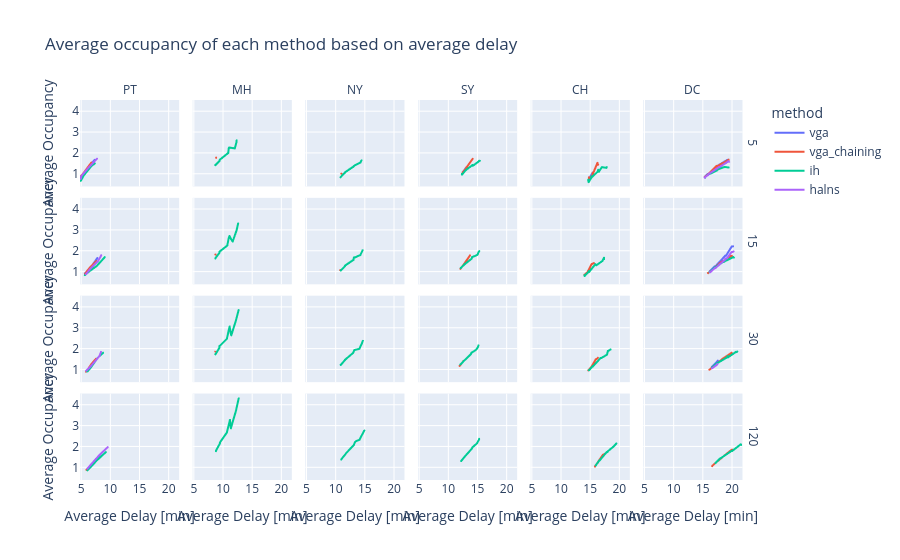

Here is the notebook cell this chart was saved with:
### Code cell
# area_nick = 'PT'
# capacity = 4
# duration = 5

# area_avg_oc_df = avg_oc_df[avg_oc_df['area_short'] == area_nick]
# area_avg_oc_df = avg_oc_df[avg_oc_df['capacity'] == capacity]
# area_avg_oc_df = avg_oc_df[avg_oc_df['duration_minutes'] == duration]
sorted_occ_delay_df = avg_oc_df.sort_values(by=['avg_delay_min'])

fig = px.line(
    sorted_occ_delay_df,
    x='avg_delay_min',
    y='avg_occupancy',
    color='method',
    line_group='method',
    title=f'Average occupancy of each method based on average delay',
    labels={
        'avg_delay_min': 'Average Delay [min]',
        'avg_occupancy': 'Average Occupancy'
    },
    facet_row='duration_minutes',
    # facet_col='duration_minutes',
    # facet_row='area_short'
    facet_col='area_short'
)

fig.for_each_annotation(lambda a: a.update(text=a.text.split("=")[-1]))  # Clean facet labels
# fig.write_image(f"{IMG_PATH}/{area_code}_avg_occ_avg_del.png")
fig.show()
